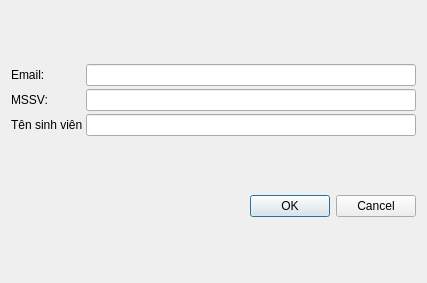
<?xml version="1.0" encoding="UTF-8"?>
<ui version="4.0">
 <class>student_form</class>
 <widget class="QDialog" name="student_form">
  <property name="geometry">
   <rect>
    <x>0</x>
    <y>0</y>
    <width>427</width>
    <height>283</height>
   </rect>
  </property>
  <property name="windowTitle">
   <string>Dialog</string>
  </property>
  <layout class="QGridLayout" name="gridLayout">
   <item row="0" column="0">
    <layout class="QGridLayout" name="gridLayout_2">
     <property name="spacing">
      <number>3</number>
     </property>
     <item row="0" column="0">
      <widget class="QLabel" name="email_label">
       <property name="text">
        <string>Email:</string>
       </property>
      </widget>
     </item>
     <item row="0" column="1">
      <widget class="QLineEdit" name="email_line_edit"/>
     </item>
     <item row="1" column="0">
      <widget class="QLabel" name="mssv_label">
       <property name="text">
        <string>MSSV:</string>
       </property>
      </widget>
     </item>
     <item row="1" column="1">
      <widget class="QLineEdit" name="mssv_line_edit"/>
     </item>
     <item row="2" column="0">
      <widget class="QLabel" name="student_name_label">
       <property name="text">
        <string>Tên sinh viên</string>
       </property>
      </widget>
     </item>
     <item row="2" column="1">
      <widget class="QLineEdit" name="student_name_line_edit"/>
     </item>
    </layout>
   </item>
   <item row="1" column="0">
    <widget class="QDialogButtonBox" name="buttonBox">
     <property name="orientation">
      <enum>Qt::Horizontal</enum>
     </property>
     <property name="standardButtons">
      <set>QDialogButtonBox::Cancel|QDialogButtonBox::Ok</set>
     </property>
    </widget>
   </item>
  </layout>
 </widget>
 <resources/>
 <connections>
  <connection>
   <sender>buttonBox</sender>
   <signal>accepted()</signal>
   <receiver>student_form</receiver>
   <slot>accept()</slot>
   <hints>
    <hint type="sourcelabel">
     <x>248</x>
     <y>254</y>
    </hint>
    <hint type="destinationlabel">
     <x>157</x>
     <y>274</y>
    </hint>
   </hints>
  </connection>
  <connection>
   <sender>buttonBox</sender>
   <signal>rejected()</signal>
   <receiver>student_form</receiver>
   <slot>reject()</slot>
   <hints>
    <hint type="sourcelabel">
     <x>316</x>
     <y>260</y>
    </hint>
    <hint type="destinationlabel">
     <x>286</x>
     <y>274</y>
    </hint>
   </hints>
  </connection>
 </connections>
</ui>
